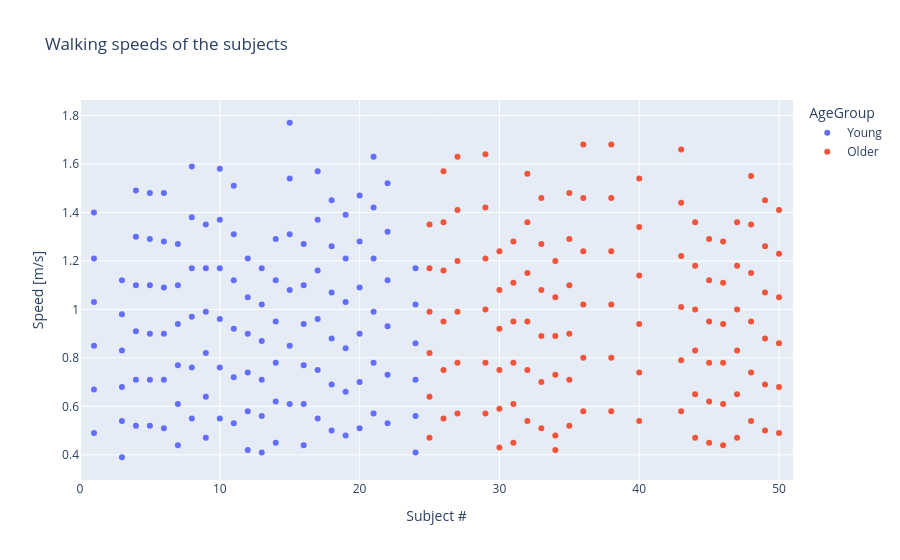

Write notebook code for a chart like this one.
### Code cell
fig = px.scatter(df, x='Subject', y='Speed', color='AgeGroup',
                 hover_data=['LegLength', 'Cadence', 'StepLength'],
                 labels={'Speed': 'Speed [m/s]', 'Subject': 'Subject #'},
                 range_x=[0, df.Subject.max()+1],
                 title='Walking speeds of the subjects')
fig.show()

### Figure 1 — Plotly figure (JSON) as saved in the notebook; plotly's stock layout.template omitted (floating-point values rounded to 4 significant figures; data arrays with more than 128 entries replaced by an {"elided": "..."} marker saying what was removed)
{"data": [{"customdata": {"elided": "132x3 float values"}, "hovertemplate": "AgeGroup=Young<br>Subject #=%{x}<br>Speed [m/s]=%{y}<br>LegLength=%{customdata[0]}<br>Cadence=%{customdata[1]}<br>StepLength=%{customdata[2]}<extra></extra>", "legendgroup": "Young", "marker": {"color": "#636efa", "symbol": "circle"}, "mode": "markers", "name": "Young", "orientation": "v", "showlegend": true, "type": "scatter", "x": {"elided": "132 int values"}, "xaxis": "x", "y": {"elided": "132 float values"}, "yaxis": "y"}, {"customdata": {"elided": "126x3 float values"}, "hovertemplate": "AgeGroup=Older<br>Subject #=%{x}<br>Speed [m/s]=%{y}<br>LegLength=%{customdata[0]}<br>Cadence=%{customdata[1]}<br>StepLength=%{customdata[2]}<extra></extra>", "legendgroup": "Older", "marker": {"color": "#EF553B", "symbol": "circle"}, "mode": "markers", "name": "Older", "orientation": "v", "showlegend": true, "type": "scatter", "x": [25, 25, 25, 25, 25, 25, 26, 26, 26, 26, 26, 26, 27, 27, 27, 27, 27, 27, 29, 29, 29, 29, 29, 29, 30, 30, 30, 30, 30, 30, 31, 31, 31, 31, 31, 31, 32, 32, 32, 32, 32, 32, 33, 33, 33, 33, 33, 33, 34, 34, 34, 34, 34, 34, 35, 35, 35, 35, 35, 35, 36, 36, 36, 36, 36, 36, 38, 38, 38, 38, 38, 38, 40, 40, 40, 40, 40, 40, 43, 43, 43, 43, 43, 43, 44, 44, 44, 44, 44, 44, 45, 45, 45, 45, 45, 45, 46, 46, 46, 46, 46, 46, 47, 47, 47, 47, 47, 47, 48, 48, 48, 48, 48, 48, 49, 49, 49, 49, 49, 49, 50, 50, 50, 50, 50, 50], "xaxis": "x", "y": [0.47, 0.64, 0.82, 0.99, 1.17, 1.35, 0.55, 0.75, 0.95, 1.16, 1.36, 1.57, 0.57, 0.78, 0.99, 1.2, 1.41, 1.63, 0.57, 0.78, 1.0, 1.21, 1.42, 1.64, 0.43, 0.59, 0.75, 0.92, 1.08, 1.24, 0.45, 0.61, 0.78, 0.95, 1.11, 1.28, 0.54, 0.75, 0.95, 1.15, 1.36, 1.56, 0.51, 0.7, 0.89, 1.08, 1.27, 1.46, 0.42, 0.48, 0.73, 0.89, 1.05, 1.2, 0.52, 0.71, 0.9, 1.1, 1.29, 1.48, 0.58, 0.8, 1.02, 1.24, 1.46, 1.68, 0.58, 0.8, 1.02, 1.24, 1.46, 1.68, 0.54, 0.74, 0.94, 1.14, 1.34, 1.54, 0.58, 0.79, 1.01, 1.22, 1.44, 1.66, 0.47, 0.65, 0.83, 1.0, 1.18, 1.36, 0.45, 0.62, 0.78, 0.95, 1.12, 1.29, 0.44, 0.61, 0.78, 0.94, 1.11, 1.28, 0.47, 0.65, 0.83, 1.0, 1.18, 1.36, 0.54, 0.74, 0.95, 1.15, 1.35, 1.55, 0.5, 0.69, 0.88, 1.07, 1.26, 1.45, 0.49, 0.68, 0.86, 1.05, 1.23, 1.41], "yaxis": "y"}], "layout": {"legend": {"title": {"text": "AgeGroup"}, "tracegroupgap": 0}, "title": {"text": "Walking speeds of the subjects"}, "xaxis": {"anchor": "y", "domain": [0.0, 1.0], "range": [0, 51], "title": {"text": "Subject #"}}, "yaxis": {"anchor": "x", "domain": [0.0, 1.0], "title": {"text": "Speed [m/s]"}}}}
